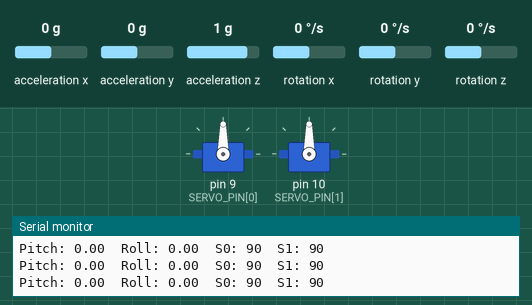
The sketch below on a simulated Arduino Uno, built with avr-gcc and run on an emulated ATmega328P. Parts: 2 × servo, the last lines printed to the serial monitor. Wiring (inferred from the names in the program): MPU-6050 motion sensor at I2C address 0x68. The inputs (shaded band) are chosen by the test bench; at power-on: acceleration y 0 g, rotation x 0 °/s, acceleration z 1 g, acceleration x 0 g, rotation y 0 °/s, rotation z 0 °/s.

Above: at 1.3 s.
1.4 s: acceleration y set to 0.8 g
At 1.88 s:
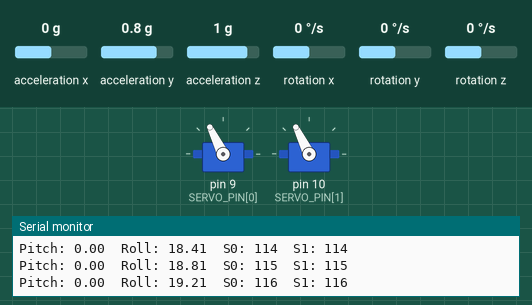
At 4.21 s:
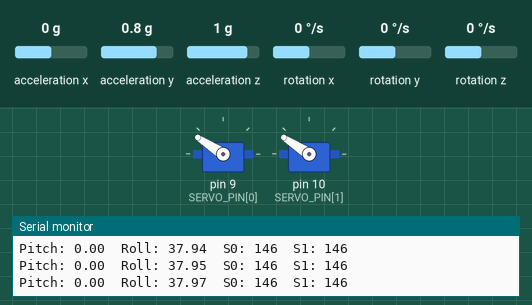
4.4 s: rotation x set to 100 °/s
6.3 s: rotation x set to -192 °/s
At 8.2 s:
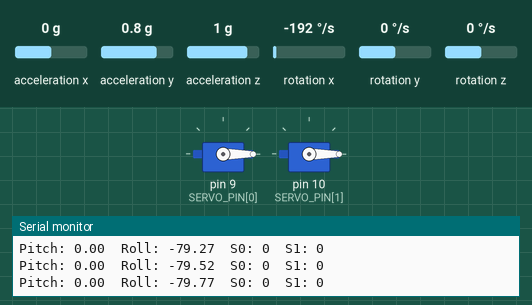
9.3 s: acceleration z set to -0.1 g
At 11.84 s:
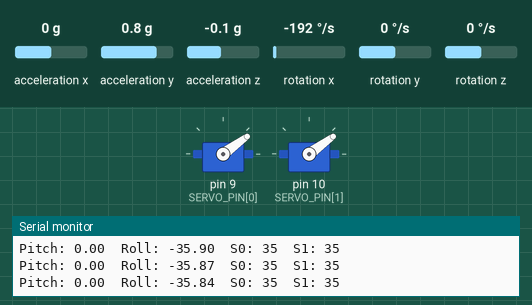
12.3 s: acceleration y set to 0 g
15.3 s: acceleration y set to -1.4 g
Timing chart, 0 to 18.3 s (numbered marks = the images above; inputs shaded):
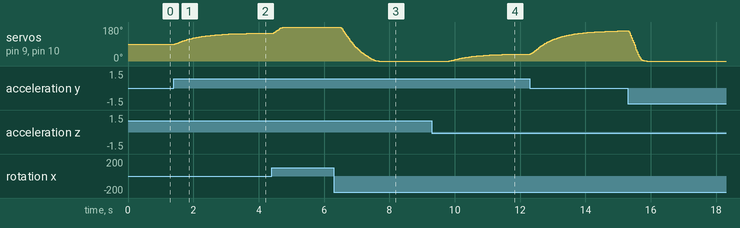

Measured:
- after the input at 1.4 s, servo on pin 9 (SERVO_PIN[0]), servo on pin 10 (SERVO_PIN[1]): moves from 90° to 147° over 2.6 s, starting at once
- after the input at 6.3 s, servo on pin 9 (SERVO_PIN[0]), servo on pin 10 (SERVO_PIN[1]): moves from 180° to 0° over 1.2 s, starting after 0.18 s
- after the input at 9.3 s, servo on pin 9 (SERVO_PIN[0]), servo on pin 10 (SERVO_PIN[1]): moves from 0° to 37° over 2.1 s, starting after 0.54 s

The sketch:

mpu_servo.ino
```cpp
// Controle de 2 servos a partir de MPU6050 (complementary filter)
// Requer apenas Wire.h e Servo.h
// Pinos de servo: 9 e 10 (ajuste conforme necessário)

#include <Wire.h>
#include <Servo.h>
#include <math.h>

// ----- Configurações de pinos -----
const int SERVO_PIN[2] = {9, 10};

// ----- Objetos -----
Servo servoA, servoB;

// ----- MPU6050 registers -----
const int MPU_ADDR = 0x68; // endereço I2C padrão

// ----- Sensores bruto -----
int16_t accX, accY, accZ;
int16_t gyroX, gyroY, gyroZ;

// ----- Filtro complementar -----
float pitch = 0.0; // rotação no eixo X
float roll  = 0.0; // rotação no eixo Y
unsigned long lastTime = 0;
const float alpha = 0.98; // quanto confiar no giroscópio (0..1). Aumente para menos "burbulha" do acel.

// ----- Mapeamento para servo -----
const float ANGLE_MIN = -60.0; // ângulo esperado mínimo do sensor (ajustar)
const float ANGLE_MAX = 60.0;  // ângulo esperado máximo do sensor (ajustar)
const int SERVO_MIN = 0;
const int SERVO_MAX = 180;

// Offsets / inversões por servo (ajuste para seu mecanismo)
int offsetServoDeg[2] = {0, 0}; // deslocamento em graus para cada servo
bool invertServo[2] = {false, false};

// Suavização (lerp) - 0 = sem suavização, 1 = travado. Use algo pequeno como 0.2
const float smoothing = 0.20;

// Função auxiliar lerp
float lerp(float a, float b, float t) {
  return a + (b - a) * t;
}

void setup() {
  Serial.begin(115200);
  Wire.begin();
  // Inicializa MPU6050
  Wire.beginTransmission(MPU_ADDR);
  Wire.write(0x6B); // PWR_MGMT_1
  Wire.write(0);    // sair do sleep
  Wire.endTransmission(true);

  // configura escala (opcional): assumiremos valores padrão (±250 dps e ±2g)
  // attach servos
  servoA.attach(SERVO_PIN[0]);
  servoB.attach(SERVO_PIN[1]);

  // inicializa tempo
  lastTime = micros();

  // Pequena pausa
  delay(100);
  Serial.println("MPU6050 + 2 servos - iniciando");
}

void loop() {
  unsigned long now = micros();
  float dt = (now - lastTime) / 1000000.0; // segundos
  if (dt <= 0) dt = 0.001;
  lastTime = now;

  // Ler dados do MPU6050
  Wire.beginTransmission(MPU_ADDR);
  Wire.write(0x3B); // ACCEL_XOUT_H
  Wire.endTransmission(false);
  Wire.requestFrom(MPU_ADDR, 14, true);

  accX = Wire.read() << 8 | Wire.read();
  accY = Wire.read() << 8 | Wire.read();
  accZ = Wire.read() << 8 | Wire.read();
  int16_t temp = Wire.read() << 8 | Wire.read(); // não usado
  gyroX = Wire.read() << 8 | Wire.read();
  gyroY = Wire.read() << 8 | Wire.read();
  gyroZ = Wire.read() << 8 | Wire.read();

  // Converções:
  // acelerômetro raw -> g (±2g): sensibilidade ~16384 LSB/g (se default)
  float ax = accX / 16384.0;
  float ay = accY / 16384.0;
  float az = accZ / 16384.0;

  // giroscópio raw -> deg/s (±250 dps): sensibilidade ~131 LSB/(deg/s)
  float gx = gyroX / 131.0;
  float gy = gyroY / 131.0;
  float gz = gyroZ / 131.0;

  // --- calcular ângulos pelo acelerômetro (em graus) ---
  float rollAcc  = atan2(ay, az) * 180.0 / M_PI; // rotaçao ao redor do eixo X
  float pitchAcc = atan2(-ax, sqrt(ay*ay + az*az)) * 180.0 / M_PI; // rotação ao redor eixo Y

  // --- integrar giroscópio (rate) ---
  // gx, gy fornecem rotações em deg/s (eixo depende do sensor/posição)
  // Ajuste sinais se necessário
  float gyroPitchRate = gy; // pode precisar trocar sinais dependendo da orientação física
  float gyroRollRate  = gx;

  // Complementary filter
  pitch = alpha * (pitch + gyroPitchRate * dt) + (1 - alpha) * pitchAcc;
  roll  = alpha * (roll  + gyroRollRate  * dt) + (1 - alpha) * rollAcc;

  // Mapear ângulos para servo
  int servoAngle0 = angleToServo(roll, 0);
  int servoAngle1 = angleToServo(roll, 1);

  // Aplicar suavização
  static float lastServo[2] = {90.0, 90.0};
  lastServo[0] = lerp(lastServo[0], servoAngle0, smoothing);
  lastServo[1] = lerp(lastServo[1], servoAngle1, smoothing);

  servoA.write((int)round(lastServo[0]));
  servoB.write((int)round(lastServo[1]));

  // Debug opcional
  Serial.print("Pitch: "); Serial.print(pitch,2);
  Serial.print("  Roll: "); Serial.print(roll,2);
  Serial.print("  S0: "); Serial.print((int)lastServo[0]);
  Serial.print("  S1: "); Serial.println((int)lastServo[1]);

  delay(10); // ajuste o loop (10 ms ~ 100Hz)
}

int angleToServo(float angleDeg, int servoIndex) {
  // aplica offset e inversão
  float a = angleDeg + offsetServoDeg[servoIndex];
  if (invertServo[servoIndex]) a = -a;
  // map de ANGLE_MIN..ANGLE_MAX -> SERVO_MIN..SERVO_MAX
  float mapped = (a - ANGLE_MIN) * (SERVO_MAX - SERVO_MIN) / (ANGLE_MAX - ANGLE_MIN) + SERVO_MIN;
  if (mapped < SERVO_MIN) mapped = SERVO_MIN;
  if (mapped > SERVO_MAX) mapped = SERVO_MAX;
  return (int)round(mapped);
}
```
